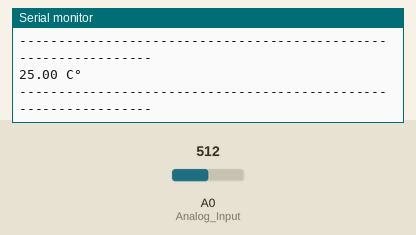
Bench run of a sketch on a simulated Arduino Uno, built with avr-gcc and run on an emulated ATmega328P. Shown: the last lines printed to the serial monitor. The inputs (shaded band) are chosen by the test bench; at power-on: A0 (Analog_Input) = 512.

Above: at 5.9 s.
6.0 s: A0 (Analog_Input) set to 230
At 6.9 s:
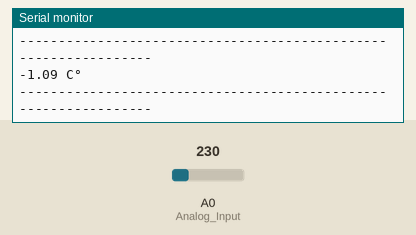
7.5 s: A0 (Analog_Input) set to 249
At 8.9 s:
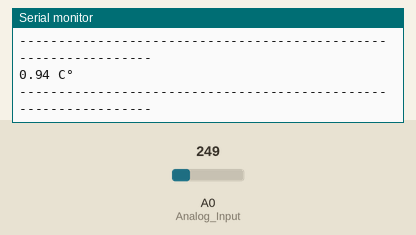
Timing chart, 0 to 10.0 s (numbered marks = the images above; inputs shaded):
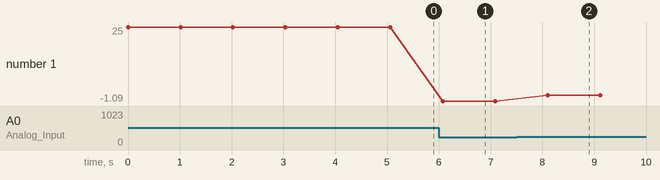

The sketch:

KY028_temp_arduino.ino
```cpp
#include <math.h>

int Analog_Input = A0;
int Digital_Input = 4;

// something wrong here...
double Thermistor(int RawADC){
  double Temp;
  Temp = log(((10240000/RawADC) - 10000));
  Temp = 1 / (0.001129148 + (0.000234125 + (0.0000000876741 * Temp * Temp ))* Temp );
  Temp = Temp - 273.15;            // Convert Kelvin to Celcius
  //Temp = (Temp * 9.0)/ 5.0 + 32.0; // Convert Celcius to Fahrenheit
  return Temp;
}

void setup (){
  pinMode (Analog_Input, INPUT);
  pinMode (Digital_Input, INPUT);
  Serial.begin (9600);
}

void loop (){
  int readVal = analogRead(Analog_Input);
  double temp =  Thermistor(readVal);

  Serial.print(temp);
  Serial.println(" C°");
  Serial.println ("----------------------------------------------------------------");
  delay (1000);
}
```

Measured:
- after the input at 6.0 s, the serial monitor: prints a new line after 0.08 s (image 1)
- after the input at 7.5 s, the serial monitor: prints a new line after 0.60 s (image 2)
- plotted number 1: 25 → -1.09 after the input at 6.0 s, -1.09 → 0.94 after the input at 7.5 s
